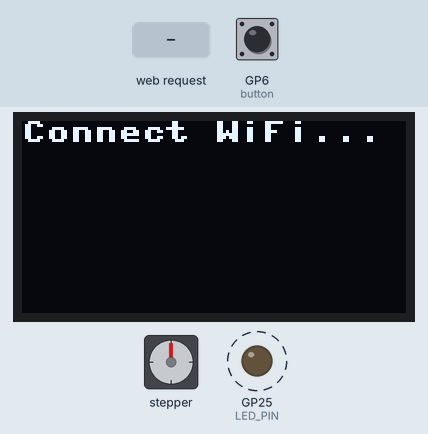
Simulated run of this program. Board: Raspberry Pi Pico running MicroPython. On the bench: 128×64 one-colour display, stepper motor, output pins drawn as LEDs (lit = HIGH). Dashed ring = blinking. The test bench sets the inputs (shaded band); at power-on: GP6 (button) HIGH. WiFi joins after 1.5 s; the clock reads 2024-03-15 10:24:30 at power-on unless the program sets it; the stepper is drawn at 2048 steps a turn; files that are not in the repository are absent; pins used as bus, display or sensor lines are not drawn; what the program prints to the serial console is not drawn.

Above: at 1.2 s.
1.3 s: GP6 (button) pulled LOW for 3.2 s
At 5.0 s:
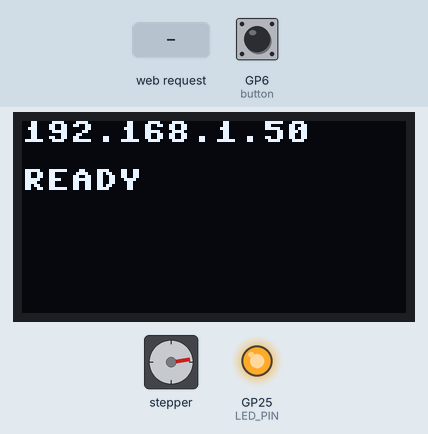
6.0 s: GP6 (button) pulled LOW for 0.15 s
At 6.51 s:
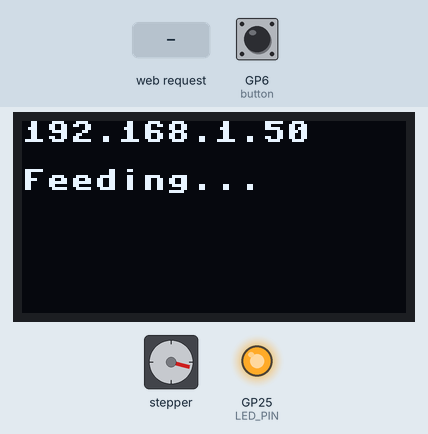
6.7 s: GP6 (button) pulled LOW for 1 s
At 7.1 s:
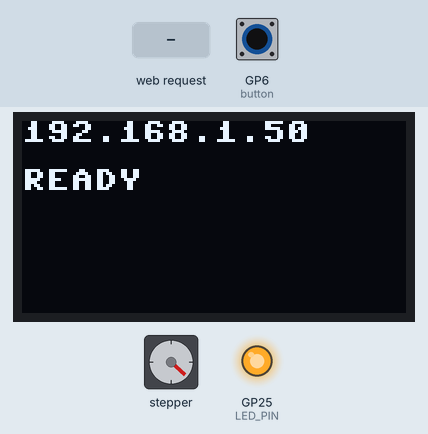
8.3 s: HTTP request GET / received
11.3 s: GP6 (button) driven LOW
At 14.1 s:
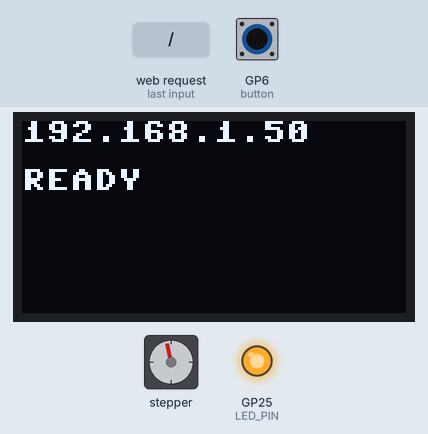
14.3 s: GP6 (button) driven HIGH
At 32.9 s:
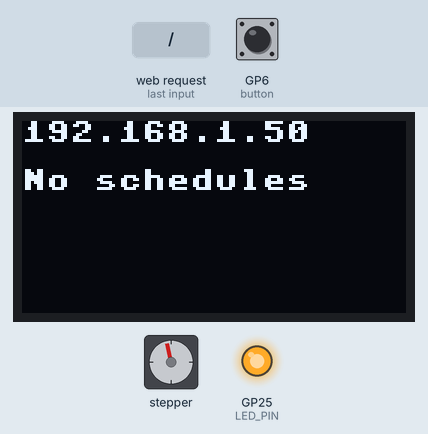
Timing chart, 0 to 33.8 s (numbered marks = the images above; inputs shaded):
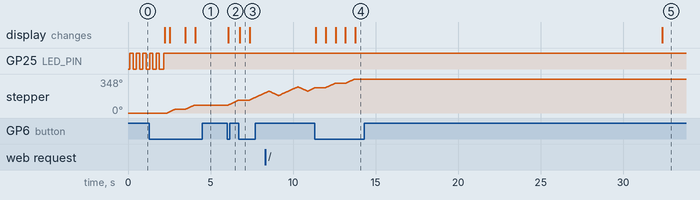

Measured:
- after the input at 1.3 s, stepper: turns 37° clockwise in 0.46 s, then 44° clockwise in 0.56 s
- after the input at 6.0 s, stepper: turns 48° clockwise in 0.62 s, starting after 0.06 s; the display: changes after 0.06 s (image 2)
- after the input at 6.7 s, the display: changes after 0.07 s (image 3)
- after the input at 11.3 s, the display: changes after 0.08 s (image 4)
- after the input at 14.3 s, stepper: stays 348° (without the input it goes to 349° after 0.07 s)
- by itself, GP25 (LED_PIN): alternates HIGH for 0.20 s and LOW for 0.23 s, 5 changes in all, then stays HIGH
- what the display in image 3 shows lasts 0.6 s, from 6.8 s to 7.4 s

The program:

main.py
```python
import uasyncio as asyncio
from led import blink_led_fast, blink_led_slow, turn_on_led, turn_off_led
from wifi import connect_wifi
from scheduler_webserver import start_web_server
from ap_webserver import start_web_server as start_ap_web_server
from button_controller import monitor_button
from scheduler_job import run_scheduled_jobs
from oled_controller import oled_write, oled_write_line, oled_clear, oled_power_off
from feeder import stop


# Global variable for IP address
ip = None

# ==== Connect to WiFi ====
async def connect_to_wifi():
    """
    Handles the WiFi connection logic, including blinking LED during connection.
    """
    # Blink LED fast while connecting to WiFi
    blink_task = asyncio.create_task(blink_led_fast())
    try:
        wlan = await connect_wifi()
    except Exception as e:
        print(f"Error during WiFi connection: {e}")
        return None
    finally:
        blink_task.cancel()
        await asyncio.sleep(0)  # Allow the cancellation to propagate

    # Turn on LED after successful connection
    turn_on_led()
    return wlan

async def start_ap_mode():
    """
    Starts the Access Point (AP) mode.
    """
    from ap import enable_ap_mode

    print("Starting Access Point mode...")
    ap = await enable_ap_mode()
    print("Access Point mode is now active.")
    return ap

# ==== Main App ====
async def main():
    global ip  # Declare ip as global to modify it

    await stop()  # Ensure motor is stopped on startup

    await oled_write("Connect WiFi...")
    wlan = await connect_to_wifi()

    # if wlan is not None
    if wlan is None:
        print("Start ap mode for wifi setup")
        ap = await start_ap_mode()
        # slow blink led
        asyncio.create_task(blink_led_slow())
        # Start AP web server
        ip = ap.ifconfig()[0]
        await start_ap_web_server(ip)
    else:
        # Start web server
        await oled_write("Starting webserver...")
        ip = wlan.ifconfig()[0]
        await start_web_server(ip)


    # Start button monitoring
    asyncio.create_task(monitor_button())

    # Start scheduler job
    asyncio.create_task(run_scheduled_jobs())
    await oled_clear()
    await oled_write_line(ip, 0)
    await oled_write_line("READY", 2)

    # Keep loop alive forever
    while True:
        await asyncio.sleep(3600)


# ==== Run ====
try:
    asyncio.run(main())
except KeyboardInterrupt:
    print("🛑 Application stopped")
finally:
    turn_off_led()
    asyncio.run(oled_power_off())
    print("OLED display powered off")
```

led.py
```python
import machine
import uasyncio as asyncio

# Define a constant for the LED pin
LED_PIN = "LED"

# Define a helper function to get the LED pin
def get_led():
    return machine.Pin(LED_PIN, machine.Pin.OUT)

# ==== LED Blink Modes ====
async def blink_led(interval=1):
    """Blink forever while server is running"""
    led = get_led()
    while True:
        led.on()
        await asyncio.sleep(interval)
        led.off()
        await asyncio.sleep(interval)

# Define a function to turn off the LED
def turn_off_led():
    led = get_led()
    led.off()

# Define a function to turn on the LED
def turn_on_led():
    led = get_led()
    led.on()

# Define a function to blink the LED fast
async def blink_led_fast(interval=0.2):
    """Blink the LED quickly while the server is running"""
    await blink_led(interval)

# Define a function to blink the LED slowly
async def blink_led_slow(interval=1):
    """Blink the LED slowly while the server is running"""
    await blink_led(interval)
```

wifi.py
```python
import network
import uasyncio as asyncio
from ntp import sync_time_with_ntp

# ==== WiFi Connect ====
async def connect_wifi():
    wlan = network.WLAN(network.STA_IF)
    wlan.active(True)
    # Read credentials from wifi.json
    ssid = ""
    password = ""
    try:
        import json
        with open("wifi.json", "r") as f:
            creds = json.load(f)
            ssid = creds.get("ssid", "")
            password = creds.get("password", "")
    except Exception as e:
        print("Could not read wifi.json:", e)
    if not wlan.isconnected():
        print("🔌 Connecting to WiFi... SSID:", ssid)
        wlan.connect(ssid, password)
        max_attempts = 10
        attempts = 0
        while not wlan.isconnected() and attempts < max_attempts:
            print("⏳ Waiting for WiFi...")
            await asyncio.sleep(1)
            attempts += 1

        if not wlan.isconnected():
            raise RuntimeError("Failed to connect to WiFi after 10 attempts")
    print("✅ Connected:", wlan.ifconfig())
    await sync_time_with_ntp()
    return wlan
```

scheduler_webserver.py
```python
import uasyncio as asyncio
import re

from scheduler import get_schedules, add_schedule, delete_schedule, FOOD_SIZES
from url_helper import url_decode
from string_helper import capitalize
import feeder

# ==== HTTP Handler ====
async def handle_client(reader, writer):
    print("📡 Client connected!")
    try:
        # Read up to 1KB of request
        request = await reader.read(1024)
        print("Request:", request)

        request_str = request.decode()
        method = "GET"
        if request_str.startswith("POST"):
            method = "POST"

        # Handle form submission
        if method == "POST":
            body_split = request_str.split("\r\n\r\n", 1)
            if len(body_split) > 1:
                body = body_split[1]

                # Parse form data
                def get_val(key):
                    m = re.search(key + r'=([^&]*)', body)
                    return m.group(1) if m else ""

                action = get_val("action")
                time_str = get_val("time")
                size = get_val("size")
                time_str = url_decode(time_str)
                size = url_decode(size)

                if action == "add" and time_str and size:
                    print("Adding schedule:", time_str, size)
                    add_schedule(time_str, size)
                elif action == "delete" and time_str:
                    print("Deleting schedule:", time_str)
                    delete_schedule(time_str)
                elif action == "feed_now":
                    print("Feeding now - 3 turns")
                    asyncio.create_task(feeder.feed(3))

        # Render scheduler table and form
        schedules = get_schedules()
        print("Current schedules:", schedules)

        html = "<h1>Pet Feeder Scheduler</h1>"
        # Control Section (moved to top)
        html += "<div style='border:1px solid #ccc; padding:16px; margin-bottom:24px;'>"
        html += "<h2>Control</h2>"
        html += "<form method='POST'>"
        html += "<input type='hidden' name='action' value='feed_now'>"
        html += "<button type='submit' style='font-size:1.2em; padding:10px 24px; background:#28a745; color:white; border:none; border-radius:8px; cursor:pointer;'>Feed Now</button>"
        html += "</form>"
        html += "</div>"

        # Schedules Section
        html += "<div style='border:1px solid #ccc; padding:16px;'>"
        html += "<h2>Schedules</h2>"
        html += "<form method='POST' style='margin-bottom:16px;'>"
        html += "Time (HH:MM): <input name='time' type='time'> "
        html += "Size: <select name='size'>"
        for sz in FOOD_SIZES:
            html += "<option value='" + str(sz) + "'>" + capitalize(str(sz)) + "</option>"
        html += "</select> "
        html += "<input type='hidden' name='action' value='add'>"
        html += "<input type='submit' value='Add'>"
        html += "</form>"

        html += "<table style='width:100%; border-collapse:collapse;'>"
        html += "<tr>"
        html += "<th style='text-align:left; padding:8px 16px;'>Time</th>"
        html += "<th style='text-align:left; padding:8px 16px; width:120px;'>Size</th>"
        html += "<th style='text-align:left; padding:8px 16px; width:120px;'>Action</th>"
        html += "</tr>"
        for t, sz in schedules.items():
            html += "<tr>"
            html += "<td style='padding:8px 16px;'>" + str(t) + "</td>"
            html += "<td style='padding:8px 16px; width:120px;'>" + capitalize(str(sz)) + "</td>"
            html += "<td style='padding:8px 16px; width:120px;'>"
            html += "<form method='POST' style='display:inline'>"
            html += "<input type='hidden' name='time' value='" + str(t) + "'>"
            html += "<input type='hidden' name='action' value='delete'>"
            html += "<input type='submit' value='Delete'>"
            html += "</form>"
            html += "</td>"
            html += "</tr>"
        html += "</table>"
        html += "</div>"

        response = (
            "HTTP/1.1 200 OK\r\n"
            "Content-Type: text/html\r\n"
            "Connection: close\r\n"
            "\r\n"
            + html
        )
        await writer.awrite(response)
        print("✅ Response sent")
    except Exception as e:
        print("❌ Error in handler:", e)
    finally:
        await writer.aclose()
        print("🔌 Client disconnected")

# ==== Web Server Start ====
async def start_web_server(ip):
    await asyncio.start_server(handle_client, ip, 80)
    print(f"🌍 Server running at http://{ip}")
```

ap_webserver.py
```python
import uasyncio as asyncio
import re
import json
from url_helper import url_decode
import machine

async def delayed_reset():
    await asyncio.sleep(5)
    machine.reset()

# ==== HTTP Handler ====
async def handle_client(reader, writer):
    print("📡 Client connected!")
    try:
        # Read up to 1KB of request
        request = await reader.read(1024)
        print("Request:", request)

        # Parse request
        request_str = request.decode()
        if "POST / " in request_str:
            # Extract form data
            body_split = request_str.split("\r\n\r\n", 1)
            if len(body_split) > 1:
                body = body_split[1]

                ssid = re.search(r'ssid=([^&]*)', body)
                password = re.search(r'password=([^&]*)', body)
                ssid_val = ssid.group(1) if ssid else ''
                password_val = password.group(1) if password else ''
                ssid_val = url_decode(ssid_val)
                password_val = url_decode(password_val)
                creds = {"ssid": ssid_val, "password": password_val}
                with open("wifi.json", "w") as f:
                    f.write(json.dumps(creds))
                response = (
                    "HTTP/1.1 200 OK\r\n"
                    "Content-Type: text/html\r\n"
                    "Connection: close\r\n"
                    "\r\n"
                    "<h1>WiFi credentials saved! Rebooting...</h1>"
                )
                await writer.awrite(response)
                asyncio.create_task(delayed_reset())
            else:
                response = (
                    "HTTP/1.1 400 Bad Request\r\n"
                    "Content-Type: text/html\r\n"
                    "Connection: close\r\n"
                    "\r\n"
                    "<h1>Bad Request</h1>"
                )
        else:
            # Read credentials from wifi.json

            ssid_val = ""
            password_val = ""
            try:
                with open("wifi.json", "r") as f:
                    creds = json.load(f)
                    ssid_val = creds.get("ssid", "")
                    password_val = creds.get("password", "")
            except Exception as e:
                print("Could not read wifi.json:", e)
            response = (
                "HTTP/1.1 200 OK\r\n"
                "Content-Type: text/html\r\n"
                "Connection: close\r\n"
                "\r\n"
                "<h1>Setup Wifi</h1>"
                "<form method='POST'>"
                "SSID: <input name='ssid' type='text' value='" + ssid_val + "'><br>"
                "Password: <input name='password' type='password' value='" + password_val + "'><br>"
                "<input type='submit' value='Save'>"
                "</form>"
            )
        await writer.awrite(response)
        print("✅ Response sent")
    except Exception as e:
        print("❌ Error in handler:", e)
    finally:
        await writer.aclose()
        print("🔌 Client disconnected")

# ==== Web Server Start ====
async def start_web_server(ip):
    await asyncio.start_server(handle_client, ip, port=80)
    print(f"🌍 Server running at http://{ip}:80")
```

button_controller.py
```python
from button import Button
import uasyncio as asyncio
import feeder


def feed():
    print("Feeding...")
    asyncio.create_task(feeder.feed(6))

button = Button(pin=6, callback=feed)  # Replace 17 with your GPIO pin number
async def monitor_button():
    await button.monitor_button()
    # pass
```

scheduler_job.py
```python
from ntp import localtime
import uasyncio as asyncio
from scheduler import load_schedulers, get_schedules
from feeder import feed
from oled_controller import oled_write_line
import time

async def run_scheduled_jobs():
    """
    Continuously check the current time and execute feeding jobs
    based on the saved schedule.
    """
    while True:
        # Load the current schedules
        schedules = load_schedulers()

        # Display the next scheduled feeding time
        await display_next_schedule(schedules)

        # Get the current time in HH:MM format
        current_time_tuple = localtime()
        current_time = f"{current_time_tuple[3]:02}:{current_time_tuple[4]:02}"
        print(f"Current time: {current_time}")

        # Check if there's a job for the current time
        if current_time in schedules:
            size = schedules[current_time]
            print(f"Executing feeding job at {current_time} with size: {size}")

            # Map size to number of turns (example: small=3, medium=6, large=9)
            size_to_turns = {"small": 3, "medium": 6, "large": 9}
            turns = size_to_turns.get(size, 1)

            # Run the feeder
            await feed(turns)

            # Remove the executed schedule to prevent repeated execution
            del schedules[current_time]

        # Wait for 60 seconds before checking again
        await asyncio.sleep(30)

async def display_next_schedule(schedules):
    if schedules:
        next_time = min(schedules.keys())
        message = f"Next: {next_time}"
        print(message)
        await oled_write_line(message, line=2)
    else:
        await oled_write_line("No schedules", line=2)
```

oled_controller.py
```python
from oled import Oled

oled = Oled()

async def oled_write(message, clear=True):
    await oled.write(message, clear=clear)

async def oled_write_line(message, line=0):
    await oled.write_line(message, line=line)

async def oled_clear():
    await oled.clear()

async def oled_clear_line(line):
    await oled.clear_line(line)

async def oled_power_on():
    await oled.power_on()

async def oled_power_off():
    await oled.power_off()

async def oled_invert(enable=True):
    await oled.invert(enable)

async def oled_set_contrast(value):
    await oled.set_contrast(value)
```

feeder.py
```python
# Feeder module to control 28BYJ-48 stepper motor using GP2-GP5
# Assumes MicroPython environment with machine.Pin

from oled_controller import oled_write_line
from machine import Pin
from stepper_28byj48 import Stepper28BYJ48
import uasyncio as asyncio

# Setup pins GP2-GP5 for IN1-IN4
IN1 = Pin(2, Pin.OUT)
IN2 = Pin(3, Pin.OUT)
IN3 = Pin(4, Pin.OUT)
IN4 = Pin(5, Pin.OUT)


# Create stepper instance
stepper = Stepper28BYJ48(IN1, IN2, IN3, IN4)  # ~0.244ms per step for 4096 steps in 1s

# Add a state variable to track motor activity
motor_running = False

async def feed(turns = 1):
    """
    Run the stepper motor for a given number of full rotations.
    If the motor is already running, stop it instead.
    """
    global motor_running

    await oled_write_line("Feeding...", line=2)
    if motor_running:
        # Stop the motor if it's already running
        await stop()
        motor_running = False
    else:
        # Start the motor
        motor_running = True
        await stepper.run(turns, 1)
        await stepper.release()
        motor_running = False

    await oled_write_line("READY", line=2)

async def stop():
    """
    Stop the current feeding operation.
    """
    await stepper.stop()

    await oled_write_line("READY", line=2)
```

ntp.py
```python
import ntptime
import time
import uasyncio as asyncio

# Vietnam UTC+7
TIMEZONE_OFFSET = 7 * 3600

def localtime():
    import time
    t = time.time() + TIMEZONE_OFFSET
    return time.localtime(t)

async def sync_time_with_ntp():
    ntptime.host = "162.159.200.1"  # Cloudflare NTP
    for attempt in range(3):
        try:
            ntptime.settime()
            print("✅ Time synchronized with NTP (UTC). Local:", localtime())
            return
        except Exception as e:
            print(f"Attempt {attempt + 1} failed: {e}")
            await asyncio.sleep(5)

    # ==== Fallback to HTTP ====
    print("⚠️ Falling back to HTTP time API...")
    try:
        import urequests, machine
        r = urequests.get("http://worldtimeapi.org/api/timezone/Asia/Ho_Chi_Minh")
        data = r.json()
        ts = int(data["unixtime"])
        rtc = machine.RTC()
        tm = time.localtime(ts)
        rtc.datetime((
            tm[0], tm[1], tm[2],
            tm[6], tm[3], tm[4], tm[5],
            0
        ))
        print("✅ Time synchronized via HTTP fallback:", localtime())
    except Exception as e:
        print("❌ Failed to get time from HTTP API:", e)
```

url_helper.py
```python
def url_decode(s):
    s = s.replace('+', ' ')
    result = ""
    i = 0
    while i < len(s):
        if s[i] == '%' and i + 2 < len(s):
            try:
                result += chr(int(s[i+1:i+3], 16))
                i += 3
            except ValueError:
                result += s[i]
                i += 1
        else:
            result += s[i]
            i += 1
    return result
```

string_helper.py
```python
def capitalize(s):
    return s[0].upper() + s[1:] if s else s
```

Source omitted: scheduler.py (1230 bytes), button.py (701 bytes), oled.py (2372 bytes), stepper_28byj48.py (2068 bytes), ssd1306_display.py (4290 bytes)
